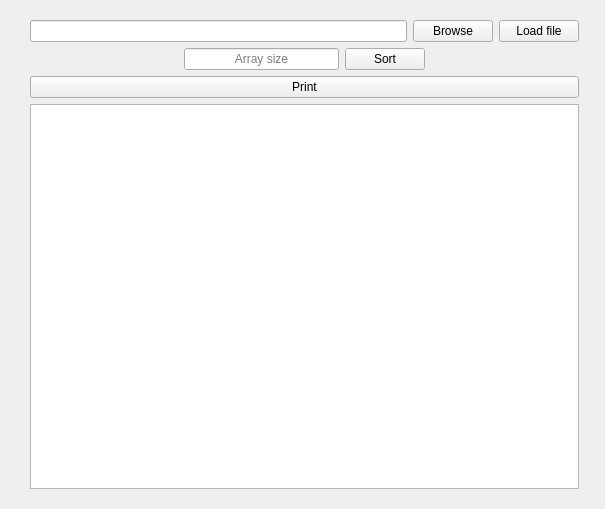
<?xml version="1.0" encoding="UTF-8"?>
<ui version="4.0">
 <class>MainWindow</class>
 <widget class="QMainWindow" name="MainWindow">
  <property name="geometry">
   <rect>
    <x>0</x>
    <y>0</y>
    <width>605</width>
    <height>509</height>
   </rect>
  </property>
  <property name="windowTitle">
   <string>QuickSort</string>
  </property>
  <widget class="QWidget" name="centralWidget">
   <widget class="QWidget" name="verticalLayoutWidget">
    <property name="geometry">
     <rect>
      <x>19</x>
      <y>9</y>
      <width>571</width>
      <height>491</height>
     </rect>
    </property>
    <layout class="QVBoxLayout" name="verticalLayout">
     <item>
      <layout class="QHBoxLayout" name="horizontalLayout">
       <item>
        <widget class="QLineEdit" name="adressInput"/>
       </item>
       <item>
        <widget class="QPushButton" name="browseBtn">
         <property name="text">
          <string>Browse</string>
         </property>
        </widget>
       </item>
       <item>
        <widget class="QPushButton" name="loadBtn">
         <property name="text">
          <string>Load file</string>
         </property>
        </widget>
       </item>
      </layout>
     </item>
     <item>
      <layout class="QHBoxLayout" name="horizontalLayout_2">
       <item>
        <spacer name="horizontalSpacer">
         <property name="orientation">
          <enum>Qt::Horizontal</enum>
         </property>
         <property name="sizeHint" stdset="0">
          <size>
           <width>40</width>
           <height>20</height>
          </size>
         </property>
        </spacer>
       </item>
       <item>
        <widget class="QLineEdit" name="sizeInput">
         <property name="alignment">
          <set>Qt::AlignCenter</set>
         </property>
         <property name="placeholderText">
          <string>Array size</string>
         </property>
        </widget>
       </item>
       <item>
        <widget class="QPushButton" name="sortBtn">
         <property name="text">
          <string>Sort</string>
         </property>
        </widget>
       </item>
       <item>
        <spacer name="horizontalSpacer_2">
         <property name="orientation">
          <enum>Qt::Horizontal</enum>
         </property>
         <property name="sizeHint" stdset="0">
          <size>
           <width>40</width>
           <height>20</height>
          </size>
         </property>
        </spacer>
       </item>
      </layout>
     </item>
     <item>
      <widget class="QPushButton" name="printBtn">
       <property name="text">
        <string>Print</string>
       </property>
      </widget>
     </item>
     <item>
      <widget class="QTextEdit" name="arrayOutput"/>
     </item>
    </layout>
   </widget>
  </widget>
 </widget>
 <layoutdefault spacing="6" margin="11"/>
 <resources/>
 <connections/>
</ui>
